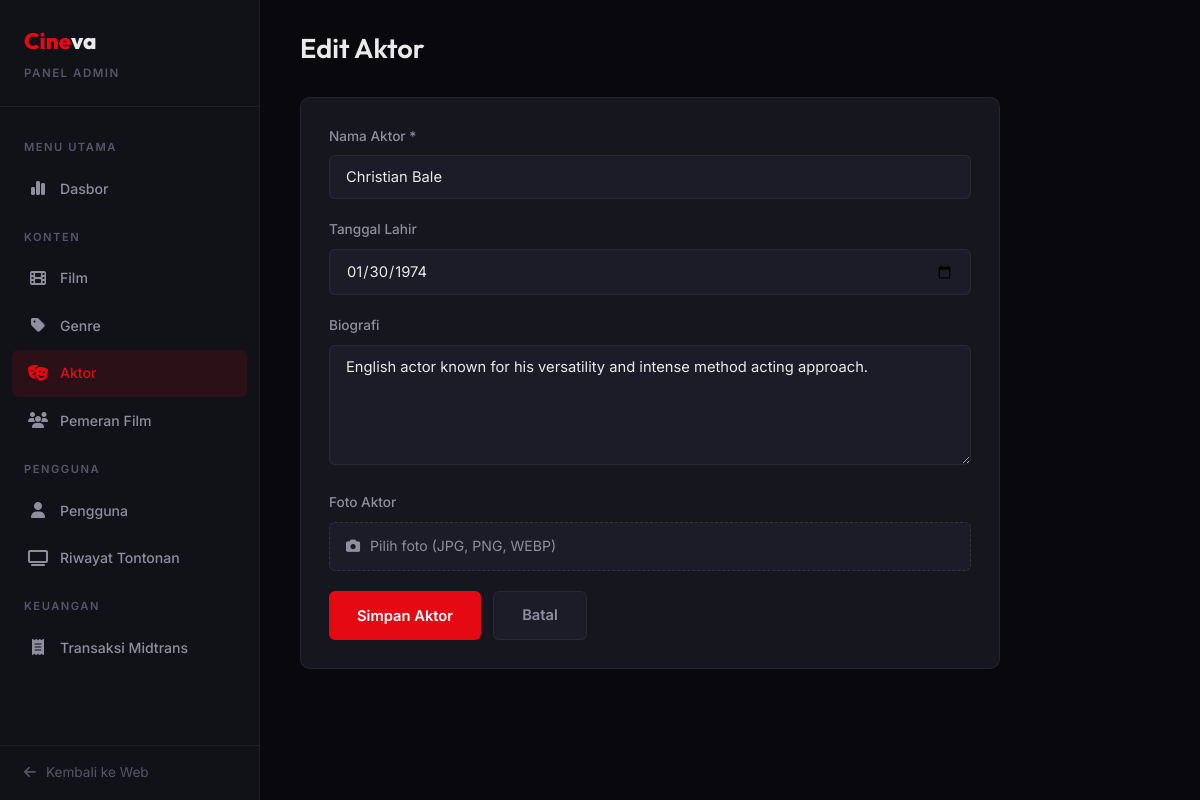
/admin/actor-form.php?id=1 (signed in), run on the app's committed database.
### tables this page shows
CREATE TABLE actors (
    id INT AUTO_INCREMENT PRIMARY KEY,
    name VARCHAR(255) NOT NULL,
    bio TEXT,
    url_photo VARCHAR(500) DEFAULT '',
    birthdate DATE
);

### admin/actor-form.php (the view, shortened to what this page needs)
<?php
include __DIR__ . '/includes/admin-header.php';
include __DIR__ . '/includes/sidebar.php';
$id = (int)($_GET['id'] ?? 0);
$actor = null;
if ($id) {
    $stmt = $conn->prepare("SELECT * FROM actors WHERE id = ?");
    $stmt->bind_param("i", $id);
    $stmt->execute();
    $actor = $stmt->get_result()->fetch_assoc();
}
?>
<main class="admin-main">
    <div class="admin-topbar">
        <h1><?= $id ? 'Edit Aktor' : 'Tambah Aktor' ?></h1>
    </div>
    <div class="admin-card" style="max-width:700px;">
        <div style="padding:28px;">
            <form method="POST" enctype="multipart/form-data" class="admin-form">
                <div class="form-group">
                    <label for="name">Nama Aktor *</label>
                    <input type="text" id="name" name="name" value="<?= htmlspecialchars($actor['name'] ?? $_POST['name'] ?? '') ?>" required>
                </div>
                <div class="form-group">
                    <label for="birthdate">Tanggal Lahir</label>
                    <input type="date" id="birthdate" name="birthdate" value="<?= $actor['birthdate'] ?? $_POST['birthdate'] ?? '' ?>">
                </div>
                <div class="form-group">
                    <label for="bio">Biografi</label>
                    <textarea id="bio" name="bio"><?= htmlspecialchars($actor['bio'] ?? $_POST['bio'] ?? '') ?></textarea>
                </div>
                <div class="form-group">
                    <label>Foto Aktor</label>
                    <div class="file-input-wrapper">
                        <div class="file-input-label">
                            <span><i class="fa-solid fa-camera"></i></span>
                            <span class="file-input-text">Pilih foto (JPG, PNG, WEBP)</span>
                        </div>
                    </div>
                </div>
                <div class="form-actions">
                    <button type="submit" class="btn-submit">Simpan Aktor</button>
                    <a href="/cineva/admin/actors.php" class="btn-cancel">Batal</a>
                </div>
            </form>
        </div>
    </div>
</main>
</div>
</body>
</html>

### assets/css/style.css (style rules this page uses)
:root { --bg-primary: #08080d; --bg-secondary: #111118; --bg-card: #16161f; --bg-elevated: #1c1c28; --bg-glass: rgba(17, 17, 24, 0.85); --accent: #e50914; --accent-hover: #b80710; --accent-soft: rgba(229, 9, 20, 0.12); --gold: #f5c518; --gold-soft: rgba(245, 197, 24, 0.15); --green: #2dd4a8; --text-primary: #eaeaea; --text-secondary: #8e8e9f; --text-dim: #55556a; --border: rgba(255, 255, 255, 0.06); --border-light: rgba(255, 255, 255, 0.1); --shadow-sm: 0 2px 8px rgba(0, 0, 0, 0.3); --shadow-md: 0 8px 24px rgba(0, 0, 0, 0.4); --shadow-lg: 0 16px 48px rgba(0, 0, 0, 0.5); --radius-sm: 6px; --radius-md: 10px; --radius-lg: 16px; --radius-xl: 24px; --transition: 0.3s cubic-bezier(0.25, 0.46, 0.45, 0.94); --container: 1400px; --nav-height: 68px; }
*, *::before, *::after { margin: 0; padding: 0; box-sizing: border-box; }
html { scroll-behavior: smooth; -webkit-font-smoothing: antialiased; }
body { font-family: 'Inter', sans-serif; background: var(--bg-primary); color: var(--text-primary); line-height: 1.6; overflow-x: hidden; min-height: 100vh; }
h1, h2, h3, h4, h5, h6 { font-family: 'Outfit', sans-serif; font-weight: 600; line-height: 1.2; }
a { text-decoration: none; color: inherit; transition: color var(--transition); }
.form-group { margin-bottom: 20px; }
.form-group label { display: block; font-size: 0.85rem; font-weight: 500; color: var(--text-secondary); margin-bottom: 8px; }
.form-group input, .form-group textarea, .form-group select { width: 100%; padding: 12px 16px; background: var(--bg-elevated); border: 1px solid var(--border); border-radius: var(--radius-sm); color: var(--text-primary); font-family: 'Inter', sans-serif; font-size: 0.92rem; outline: none; transition: border-color var(--transition); }
.btn-submit { display: inline-flex; align-items: center; gap: 8px; background: var(--accent); color: white; padding: 12px 28px; border-radius: var(--radius-sm); font-family: 'Inter', sans-serif; font-size: 0.92rem; font-weight: 600; border: none; cursor: pointer; transition: all var(--transition); }

### assets/css/admin.css (style rules this page uses)
.admin-main { flex: 1; margin-left: 260px; padding: 32px 40px; }
.admin-topbar { display: flex; align-items: center; justify-content: space-between; margin-bottom: 32px; }
.admin-topbar h1 { font-size: 1.7rem; }
.admin-card { background: var(--bg-card); border: 1px solid var(--border); border-radius: var(--radius-md); overflow: hidden; }
.admin-form { max-width: 700px; }
.admin-form .form-group textarea { min-height: 120px; resize: vertical; }
.admin-form .form-actions { display: flex; gap: 12px; margin-top: 8px; }
.btn-cancel { display: inline-flex; align-items: center; padding: 12px 28px; border-radius: var(--radius-sm); font-family: 'Inter', sans-serif; font-size: 0.92rem; font-weight: 600; background: var(--bg-elevated); color: var(--text-secondary); border: 1px solid var(--border); cursor: pointer; transition: all var(--transition); }
.file-input-wrapper { position: relative; }
.file-input-label { display: flex; align-items: center; gap: 10px; padding: 12px 16px; background: var(--bg-elevated); border: 1px dashed var(--border-light); border-radius: var(--radius-sm); color: var(--text-secondary); font-size: 0.88rem; cursor: pointer; transition: all var(--transition); }

### data on the page
actors: name "Christian Bale", birthdate "01/30/1974", bio "English actor known for his versatility and intense method acting approach."
